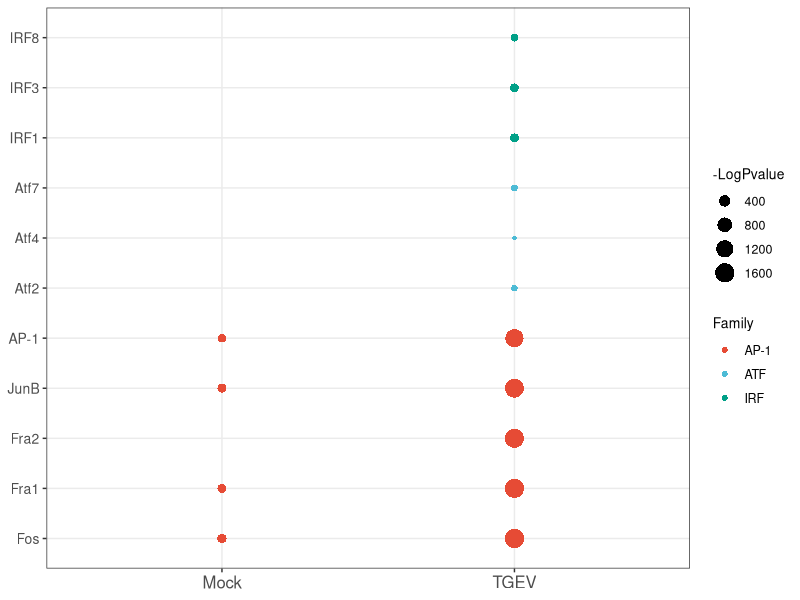
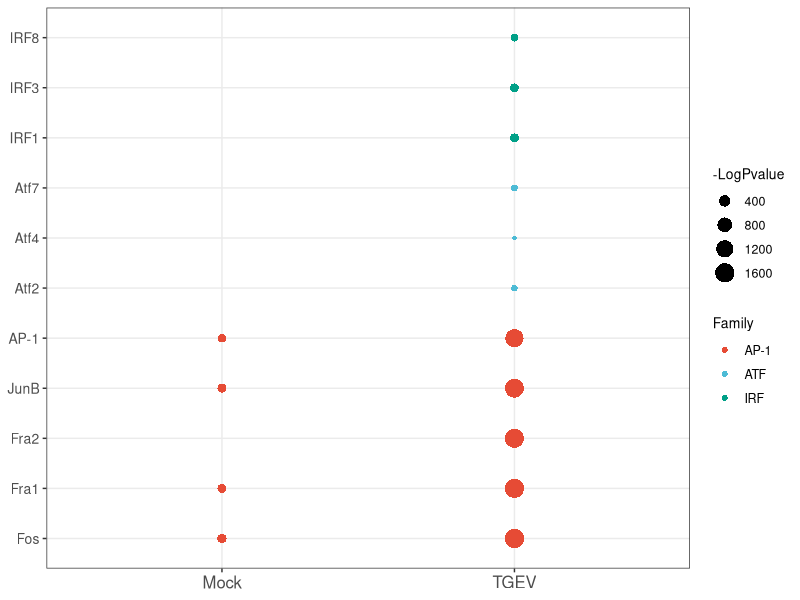

Generate these figures, in order, with R:
setwd("C:/Users/Administrator/Desktop")
df <- data.frame(
  Motif = c("Fos", "Fos", "Fra1", "Fra1",  'Fra2', "JunB", "JunB", "AP-1", "AP-1","Atf2", "Atf4", "Atf7", "IRF1", "IRF3", "IRF8"),
  Family = c("AP-1", "AP-1", "AP-1", "AP-1", "AP-1", "AP-1", "AP-1", "AP-1", "AP-1", "ATF", "ATF", "ATF", "IRF", "IRF", "IRF"),
  Group = c("Mock", "TGEV","Mock", "TGEV", "TGEV","Mock", "TGEV","Mock", "TGEV", "TGEV", "TGEV", "TGEV", "TGEV", "TGEV", "TGEV"),
  LogPvalue = c(213.5, 1610, 198, 1576, 1548, 198.3, 1518, 171.7, 1378, 87, 58, 91, 194.8, 183.5, 134.4)
)

library(ggplot2)
library(dplyr)

# 自定义颜色
my_colors <- c("AP-1" = "#e64b35", "ATF" = "#4dbbd5", "IRF" = "#00a087")
df$Motif <- factor(df$Motif, levels = unique(df$Motif))
# 绘制气泡图
ggplot(df, aes(x = Group, y = Motif, color = Family, size = LogPvalue)) +
  geom_point(shape = 16, aes(color = Family), stroke = 0.8) + # shape=21 可以填充颜色+边框
  scale_color_manual(values = my_colors) +
  theme_bw() +
  theme(
    axis.text.x = element_text(size = 12),
    axis.text.y = element_text(size = 10),
    axis.title = element_blank(),
    legend.title = element_text(size = 10),
    legend.text = element_text(size = 9)
  )+
  labs(x = "Group", y = "Motif", size = "-LogPvalue", color = "Family")

ggsave("bubble_motif_checked.pdf", width = 5, height = 6)
